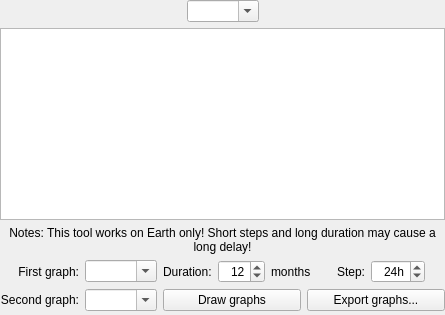
            <widget class="QWidget" name="tabTwoGraphs">
             <attribute name="title">
              <string>Graphs</string>
             </attribute>
             <layout class="QGridLayout" name="gridLayout_7">
              <property name="leftMargin">
               <number>0</number>
              </property>
              <property name="topMargin">
               <number>0</number>
              </property>
              <property name="rightMargin">
               <number>0</number>
              </property>
              <property name="bottomMargin">
               <number>4</number>
              </property>
              <item row="2" column="0" colspan="2">
               <layout class="QGridLayout" name="gridLayout_17">
                <item row="1" column="1">
                 <widget class="QComboBox" name="graphsFirstComboBox">
                  <property name="sizePolicy">
                   <sizepolicy hsizetype="Preferred" vsizetype="Fixed">
                    <horstretch>0</horstretch>
                    <verstretch>0</verstretch>
                   </sizepolicy>
                  </property>
                  <property name="editable">
                   <bool>true</bool>
                  </property>
                  <property name="insertPolicy">
                   <enum>QComboBox::NoInsert</enum>
                  </property>
                  <property name="sizeAdjustPolicy">
                   <enum>QComboBox::AdjustToContents</enum>
                  </property>
                 </widget>
                </item>
                <item row="1" column="2">
                 <layout class="QHBoxLayout" name="horizontalLayout_29">
                  <item>
                   <widget class="QLabel" name="graphsDurationLabel">
                    <property name="toolTip">
                     <string>How many months to display</string>
                    </property>
                    <property name="text">
                     <string>Duration:</string>
                    </property>
                   </widget>
                  </item>
                  <item>
                   <widget class="QSpinBox" name="graphsDurationSpinBox">
                    <property name="toolTip">
                     <string>How many months to display</string>
                    </property>
                    <property name="alignment">
                     <set>Qt::AlignRight|Qt::AlignTrailing|Qt::AlignVCenter</set>
                    </property>
                    <property name="minimum">
                     <number>1</number>
                    </property>
                    <property name="maximum">
                     <number>600</number>
                    </property>
                    <property name="value">
                     <number>12</number>
                    </property>
                   </widget>
                  </item>
                  <item>
                   <widget class="QLabel" name="graphsMonthsLabel">
                    <property name="text">
                     <string comment="duration">months</string>
                    </property>
                   </widget>
                  </item>
                  <item>
                   <spacer name="horizontalSpacer_20">
                    <property name="orientation">
                     <enum>Qt::Horizontal</enum>
                    </property>
                    <property name="sizeType">
                     <enum>QSizePolicy::Fixed</enum>
                    </property>
                    <property name="sizeHint" stdset="0">
                     <size>
                      <width>20</width>
                      <height>20</height>
                     </size>
                    </property>
                   </spacer>
                  </item>
                  <item>
                   <widget class="QLabel" name="graphsStepLabel">
                    <property name="text">
                     <string>Step:</string>
                    </property>
                   </widget>
                  </item>
                  <item>
                   <widget class="QSpinBox" name="graphsHourStepsSpinBox">
                    <property name="toolTip">
                     <string>Step width for computation. Caution! Short steps cause slow graphs.</string>
                    </property>
                    <property name="alignment">
                     <set>Qt::AlignRight|Qt::AlignTrailing|Qt::AlignVCenter</set>
                    </property>
                    <property name="suffix">
                     <string extracomment="hours">h</string>
                    </property>
                    <property name="minimum">
                     <number>1</number>
                    </property>
                    <property name="maximum">
                     <number>240</number>
                    </property>
                    <property name="value">
                     <number>24</number>
                    </property>
                   </widget>
                  </item>
                  <item>
                   <spacer name="horizontalSpacer_5">
                    <property name="orientation">
                     <enum>Qt::Horizontal</enum>
                    </property>
                    <property name="sizeType">
                     <enum>QSizePolicy::MinimumExpanding</enum>
                    </property>
                    <property name="sizeHint" stdset="0">
                     <size>
                      <width>20</width>
                      <height>20</height>
                     </size>
                    </property>
                   </spacer>
                  </item>
                 </layout>
                </item>
                <item row="2" column="0">
                 <widget class="QLabel" name="graphsSecondLabel">
                  <property name="text">
                   <string>Second graph:</string>
                  </property>
                  <property name="alignment">
                   <set>Qt::AlignRight|Qt::AlignTrailing|Qt::AlignVCenter</set>
                  </property>
                 </widget>
                </item>
                <item row="2" column="1">
                 <widget class="QComboBox" name="graphsSecondComboBox">
                  <property name="sizePolicy">
                   <sizepolicy hsizetype="Preferred" vsizetype="Fixed">
                    <horstretch>0</horstretch>
                    <verstretch>0</verstretch>
                   </sizepolicy>
                  </property>
                  <property name="editable">
                   <bool>true</bool>
                  </property>
                  <property name="insertPolicy">
                   <enum>QComboBox::NoInsert</enum>
                  </property>
                  <property name="sizeAdjustPolicy">
                   <enum>QComboBox::AdjustToContents</enum>
                  </property>
                 </widget>
                </item>
                <item row="1" column="0">
                 <widget class="QLabel" name="graphsFirstLabel">
                  <property name="text">
                   <string>First graph:</string>
                  </property>
                  <property name="alignment">
                   <set>Qt::AlignRight|Qt::AlignTrailing|Qt::AlignVCenter</set>
                  </property>
                 </widget>
                </item>
                <item row="0" column="0" colspan="3">
                 <widget class="QLabel" name="graphsNoteLabel">
                  <property name="text">
                   <string>Notes: This tool works on Earth only! Short steps and long duration may cause a long delay!</string>
                  </property>
                  <property name="alignment">
                   <set>Qt::AlignCenter</set>
                  </property>
                  <property name="wordWrap">
                   <bool>true</bool>
                  </property>
                 </widget>
                </item>
                <item row="2" column="2">
                 <layout class="QHBoxLayout" name="drawGraphHorizontalLayout">
                  <item>
                   <widget class="QPushButton" name="drawGraphsPushButton">
                    <property name="sizePolicy">
                     <sizepolicy hsizetype="Preferred" vsizetype="Fixed">
                      <horstretch>0</horstretch>
                      <verstretch>0</verstretch>
                     </sizepolicy>
                    </property>
                    <property name="text">
                     <string>Draw graphs</string>
                    </property>
                   </widget>
                  </item>
                  <item>
                   <widget class="QPushButton" name="exportGraphsPushButton">
                    <property name="text">
                     <string>Export graphs...</string>
                    </property>
                   </widget>
                  </item>
                 </layout>
                </item>
               </layout>
              </item>
              <item row="0" column="0" colspan="2">
               <layout class="QHBoxLayout" name="horizontalLayout_13">
                <property name="spacing">
                 <number>0</number>
                </property>
                <item>
                 <spacer name="horizontalSpacer_11">
                  <property name="orientation">
                   <enum>Qt::Horizontal</enum>
                  </property>
                  <property name="sizeHint" stdset="0">
                   <size>
                    <width>40</width>
                    <height>20</height>
                   </size>
                  </property>
                 </spacer>
                </item>
                <item>
                 <widget class="QComboBox" name="graphsCelestialBodyComboBox">
                  <property name="sizePolicy">
                   <sizepolicy hsizetype="Preferred" vsizetype="Fixed">
                    <horstretch>0</horstretch>
                    <verstretch>0</verstretch>
                   </sizepolicy>
                  </property>
                  <property name="editable">
                   <bool>true</bool>
                  </property>
                  <property name="insertPolicy">
                   <enum>QComboBox::NoInsert</enum>
                  </property>
                 </widget>
                </item>
                <item>
                 <spacer name="horizontalSpacer_12">
                  <property name="orientation">
                   <enum>Qt::Horizontal</enum>
                  </property>
                  <property name="sizeHint" stdset="0">
                   <size>
                    <width>40</width>
                    <height>20</height>
                   </size>
                  </property>
                 </spacer>
                </item>
               </layout>
              </item>
              <item row="1" column="0" colspan="2">
               <widget class="QChartView" name="twoGraphsChartView"/>
              </item>
             </layout>
            </widget>
